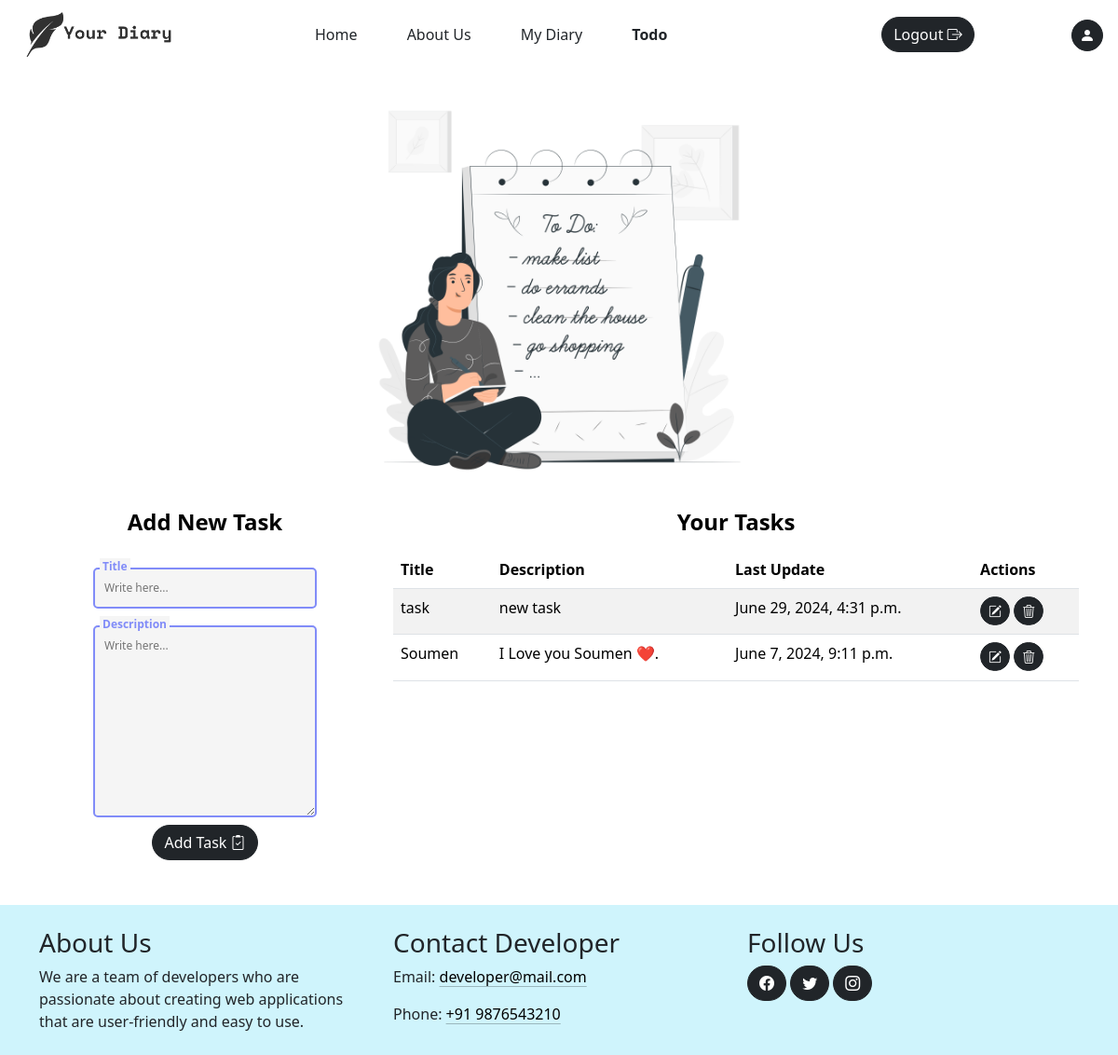
/todo/ (signed in), run on the app's committed database.
### diary/models.py (models this page shows, shortened)
class Todo(models.Model):
    user = models.ForeignKey(User, on_delete=models.CASCADE)
    title = models.CharField(max_length=100)
    description = models.TextField()
    created_at = models.DateTimeField(auto_now_add=True)
    updated_at = models.DateTimeField(auto_now=True)

### diary/views.py (the view)
# urls.py: path("todo/", views.todo, name="todo"),
@login_required(login_url="login")
def todo(request):
	context = {}
	todo_form = TodoForm()
	context["todo_form"] = todo_form
	todos = Todo.objects.filter(user=request.user).order_by('-created_at')
	context["todos"] = todos
	context['activeTodo']="active"
	return render(request, "todo.html", context)

### diary/forms.py
class TodoForm(forms.ModelForm):
	class Meta:
		model = Todo
		fields = ('title', 'description')
		widgets = {
			'title': forms.TextInput(attrs={'class': 'input', 'placeholder': 'Write here...'}),
			'description': forms.Textarea(attrs={'class': 'input', 'placeholder': 'Write here...'}),
		}

### diary/context_processors.py (called while the page is built)
def site(request):
	site = Site.objects.first()  # replace this with your actual query
	return {'site': site}

### diary/templates/todo.html (shortened to what this page needs)
{% extends "base.html" %}
{% load static %}
{% block css %}
	<link rel="stylesheet" href="{% static "css/todo.css" %}">
{% endblock css %}
{% block body %}
	<div class="container todo-page">
		<div class="row todo-image">
			<img src="{% static "media/Todo_list.png" %}" alt="" class=" todo-img img-fluid">
		</div>
		<div class="row">
			<div class="col-sm-4">
				<h4 class='heading text-center'>Add New Task</h4>
				<form action="{% url "addTodo" %}" class="todo-form" method="POST" >{% csrf_token %}
					{% for field in todo_form %}
						<div class="coolinput">
							<label for="{{field.id_for_label}}" class="text">{{field.label}}</label>
							{{field}}  <small class='text-warning'>{{field.errors|striptags}}</small>
						</div>
					{% endfor %}
					<button type="submit" class="btn mt-2 {% if request.user.theme.theme == 'dark' %} btn-secondary {% else %} btn-dark {% endif %}">Add Task <i class="bi bi-clipboard2-check"></i></button>
				</form>
			</div>
			<div class="col-sm-8">
				<h4 class='heading text-center'>Your Tasks</h4>
				{% if todos %}
					<table class="table table-hover table-striped {% if request.user.theme.theme == 'dark' %} table-dark {% endif %}">
						<thead>
							<tr>
								<th>Title</th>
								<th>Description</th>
								<th>Last Update</th>
								<th>Actions</th>
							</tr>
						</thead>
						<tbody>
							{% for todo in todos %}
								<tr>
									<td>{{todo.title}}</td>
									<td>{{todo.description}}</td>
									<td>{{todo.updated_at}}</td>
									<td>
										<a href="{% url "updateTodo" todo.id %}" class="btn btn-sm btn-dark"><i class="bi bi-pencil-square"></i></a>
										<a href="" data-id="{{todo.id}}" class="btn btn-sm btn-dark delete-btn"><i class="bi bi-trash3"></i></a>
									</td>
								</tr>
							{% endfor %}
					</table>
				{% else %}
					<p class="text-center">No tasks available</p>
				{% endif %}
			</div>
		</div>
	</div>
	{% include "sections/footer.html" %}
{% endblock body %}

### static/css/style.css (style rules this page uses)
.btn { border-radius: 30px !important; }
.light-theme { background-color: white; color: black; }
button { cursor: pointer; }

### static/css/todo.css (style rules this page uses)
.todo-page { margin-bottom: 1rem; }
.todo-form { align-items: center; display: flex; flex-direction: column; }
.heading { font-size: 1.5rem; font-weight: 700; margin: 1rem 0; }
td a { margin-bottom: .1rem; }
.todo-image { justify-content: center; }
.todo-img { width: 30rem; }
.coolinput { display: flex; flex-direction: column; width: 90%; position: static; max-width: 240px; }
.coolinput label.text { font-size: 0.75rem; color: #818CF8; font-weight: 700; position: relative; top: 0.5rem; margin: 0 0 0 7px; padding: 0 3px; background: whitesmoke; width: fit-content; }
.coolinput > .input { padding: 11px 10px; font-size: 0.75rem; border: 2px #818CF8 solid; border-radius: 5px; background: whitesmoke; }
button { cursor: pointer; }

### data on the page
Todo: title "task", description "new task", updated_at "June 29, 2024, 4:31 p.m."
Todo: title "Soumen", description "I Love you Soumen ❤️.", updated_at "June 7, 2024, 9:11 p.m."

### other printed values
{{ field.label }} "Title" "Description"
